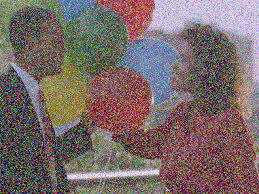
#> input picture noisy3.jpeg, 259 x 194 px
$ python main.py
#> lines starting #> are read from the running program, lines starting #| are printed output that depends on the picture
import cv2
import numpy as np
import matplotlib.pyplot as plt


def denoise_image(image_path):
#> called with image_path = 'noisy3.jpeg'
    noisy_image = cv2.imread(image_path)
#> noisy_image is the input picture: shape (194, 259, 3); mean B, G, R 104.9, 106.1, 121.2
    noisy_image_rgb = cv2.cvtColor(noisy_image, cv2.COLOR_BGR2RGB)

    gaussian_denoised_img = cv2.GaussianBlur(noisy_image, (5, 5), 0)
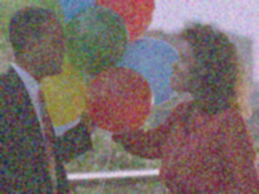
#> gaussian_denoised_img: shape (194, 259, 3); mean B, G, R 104.9, 106.1, 121.2
    gaussian_denoised_img_rgb = cv2.cvtColor(gaussian_denoised_img, cv2.COLOR_BGR2RGB)

    median_denoised_img = cv2.medianBlur(noisy_image, 5)
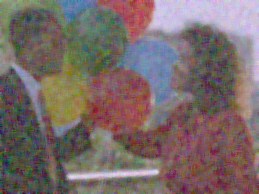
#> median_denoised_img: shape (194, 259, 3); mean B, G, R 105.1, 106.6, 121.3
    median_denoised_img_rgb = cv2.cvtColor(median_denoised_img, cv2.COLOR_BGR2RGB)

    bilateral_denoised_img = cv2.bilateralFilter(noisy_image, 9, 75, 75)
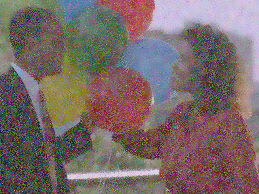
#> bilateral_denoised_img: shape (194, 259, 3); mean B, G, R 104.6, 105.9, 121
    bilateral_denoised_img_rgb = cv2.cvtColor(bilateral_denoised_img, cv2.COLOR_BGR2RGB)

    plt.figure(figsize=(15, 10))
    plt.subplot(2, 2, 1)
    plt.title('Noisy Image')
    plt.imshow(noisy_image_rgb)
    plt.axis('off')

    plt.subplot(2, 2, 2)
    plt.title('Gaussian Blur Image')
    plt.imshow(gaussian_denoised_img_rgb)
    plt.axis('off')

    plt.subplot(2, 2, 3)
    plt.title('Median Blur Image')
    plt.imshow(median_denoised_img_rgb)
    plt.axis('off')

    plt.subplot(2, 2, 4)
    plt.title('Bilateral filter Image')
    plt.imshow(bilateral_denoised_img_rgb)
    plt.axis('off')

    plt.show()
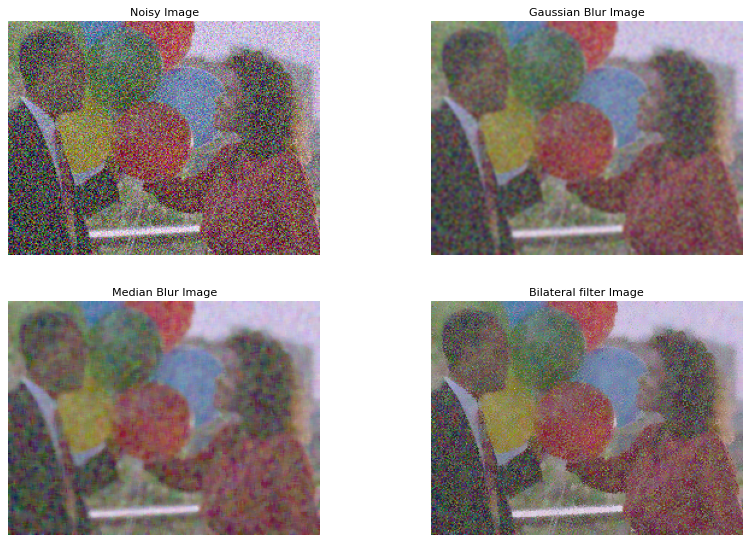
#> figure drawn by matplotlib, 4 panels


#denoise_image('noisy1.png')
#denoise_image('noisy2.png')
denoise_image('noisy3.jpeg')
